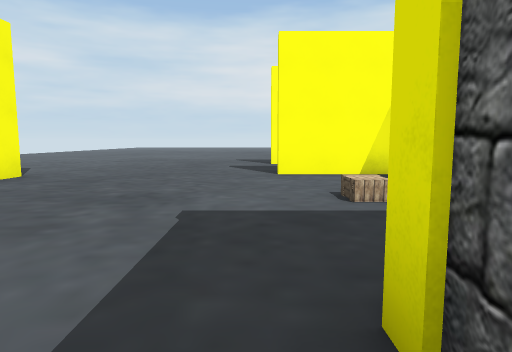
[1] (above)

19 first-person views from a walk through a Unity game level. The camera is 1.4 m above the floor, tilts 6° down and sees 75° across. The floor is counted in squares, 2 m on a side. Each view is taken from the middle of a square. On the plan, view 1 faces up. The plan holds only what a view shows up to about 10 squares ahead; the rest is blank. The place goes on beyond the plan. The player is left out.

[2]
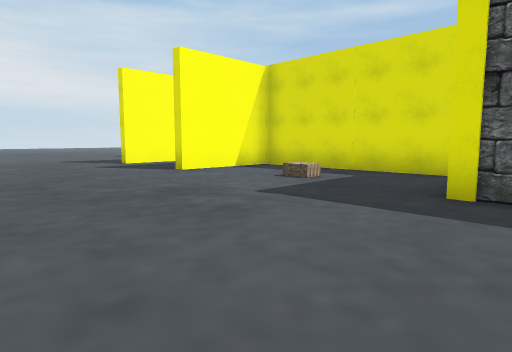

[3]
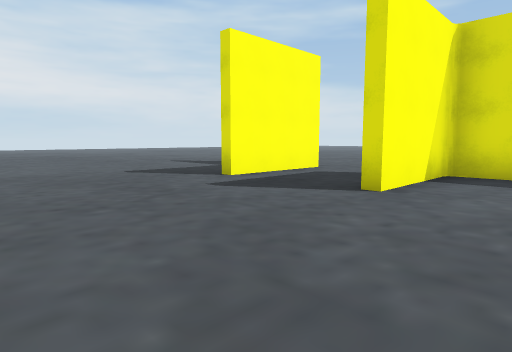

[4]
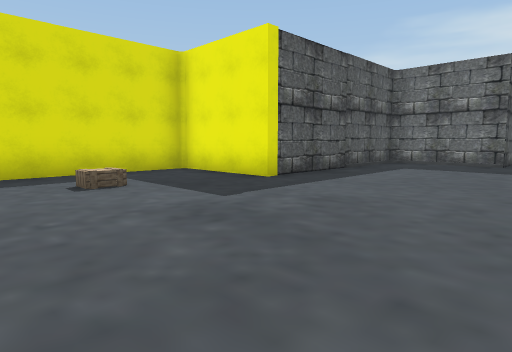

[5]
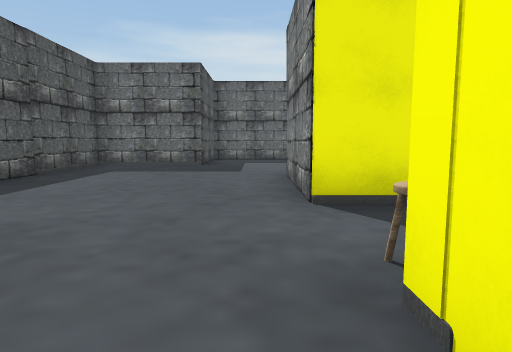

[6]
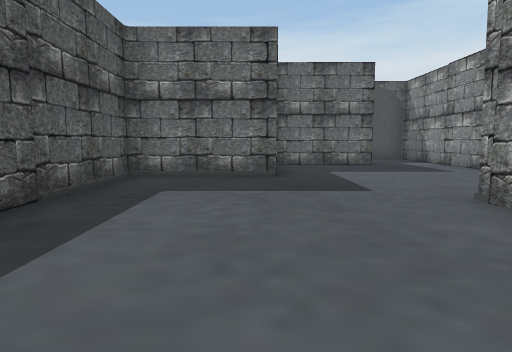

[7]
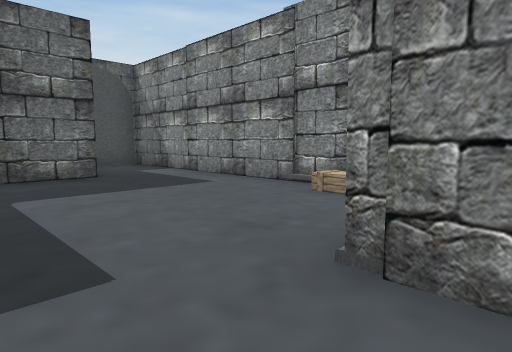

[8]
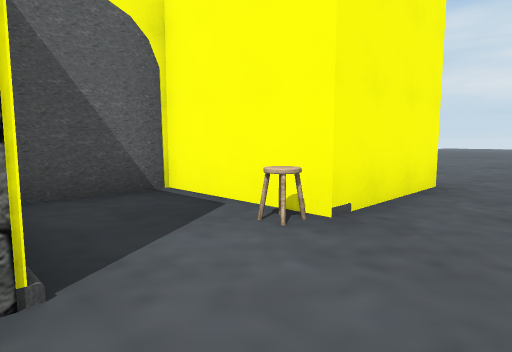

[9]
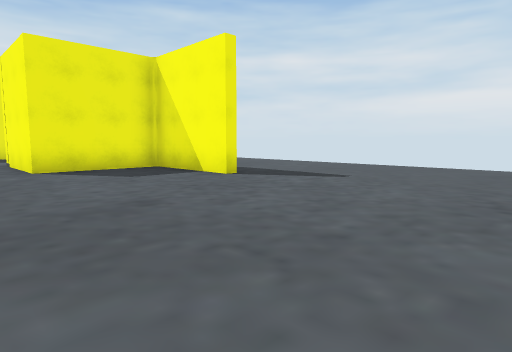

[10]
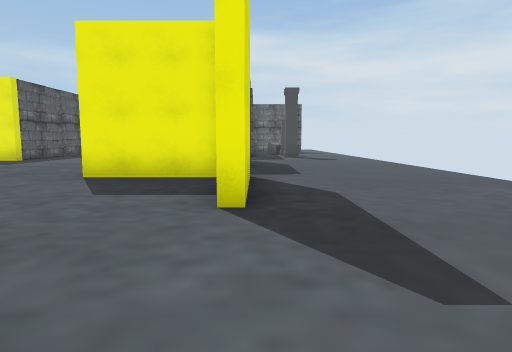

[11]
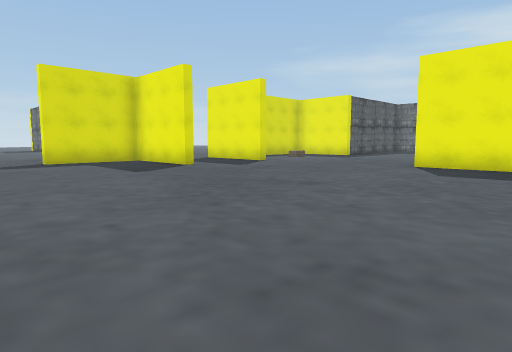

[12]
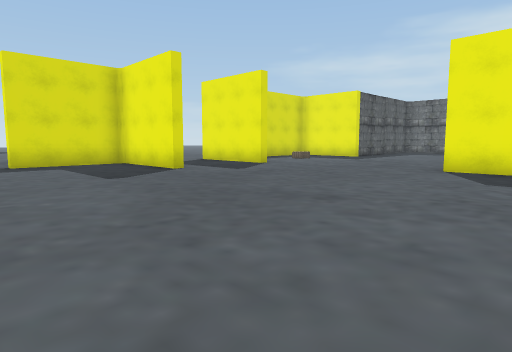

[13]
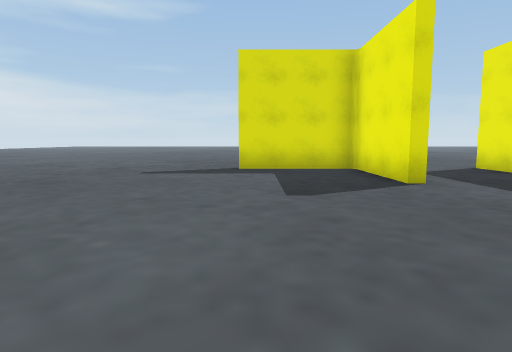

[14]
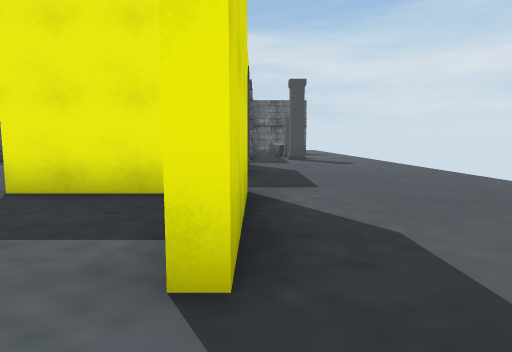

[15]
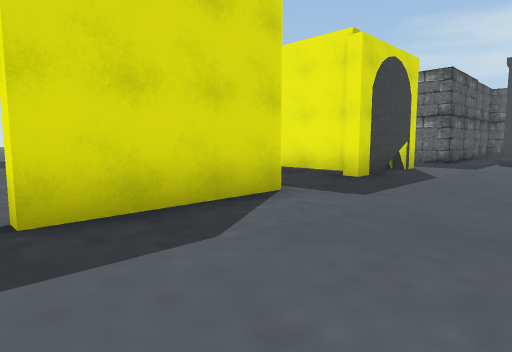

[16]
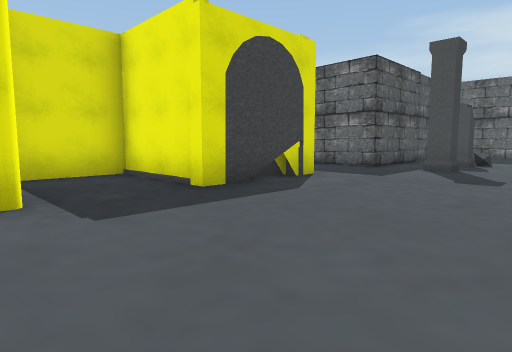

[17]
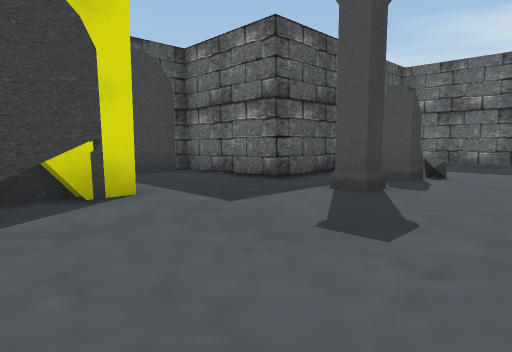

[18]
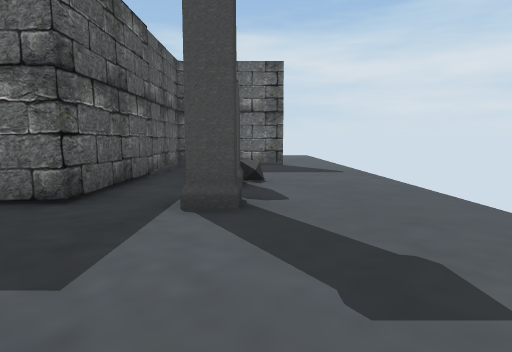

[19]
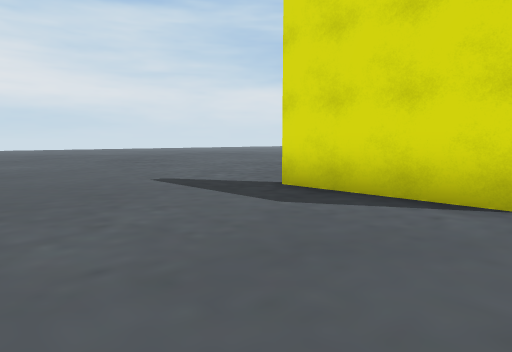

### Floor plan
Points are (right, up) in squares from view 1. A wall is a line through its corners. A room is listed if a view was taken in it or the views show most of it. See-through windows are left out.
Room 1 (views 1, 2, 3, 4, 5, 6, 7, 8, 9, 10, 11, 12, 13, 14, 15, 16, 17, 18, 19)
walls: (-7.9, 6.4) (-7.9, 9.5) (-7.6, 9.5) (-7.6, 6.6) (-4.6, 6.6) (-4.6, 3.6) (-7.6, 3.6) (-7.6, 1.6); (-5.8, 1.3) (-4.6, 1.3) (-4.6, -2); (-7.9, 1) (-7.9, 3.9) (-4.9, 3.9) (-4.9, 5.9); (0.4, 10.5) (3.4, 10.5) (3.4, 13.5); (2.4, 7.3) (3.6, 7.3); (-7.6, -3.6) (-7.6, -10.7) (-6.4, -10.7); (3.6, 10.2) (0.4, 10.2); (-2.4, -5.9) (-2.4, -4.8) (0.5, -4.8) (0.5, 1.3) (3.4, 1.3) (3.4, 7) (0.4, 7); (-5.4, -7.7) (-2.6, -7.7); (-10.8, -7.7) (-7.9, -7.7) (-7.9, -1.7) (-5, -1.7) (-5, -0.3)
low walls: (-7.5, 1.5) (-7.5, 2.5)
ways out: opening at (-11.5, -8); opening at (3, 8.5); opening at (3.7, 15)
objects: other object (-10, -5) to (-9, -4); other object (-10, -2); stool (-5, 3)

Positions as (right, up) in squares from view 1, and headings:
1: (0, 0), facing up
2: (-4, 0), facing up-right
3: (-4, 5), facing up-right
4: (-4, 6), facing down-right
5: (-4, 5), facing down
6: (-2, 2), facing down
7: (-3, -1), facing down-left
8: (-3, 1), facing up-left
9: (-3, 15), facing down-left
10: (-8, 13), facing down
11: (-8, 16), facing down-right
12: (-7, 15), facing down-right
13: (-5, 13), facing right
14: (-8, 11), facing down
15: (-11, 10), facing down-right
16: (-12, 7), facing down-right
17: (-12, 3), facing down-right
18: (-10, 2), facing down
19: (-12, 6), facing up-right
